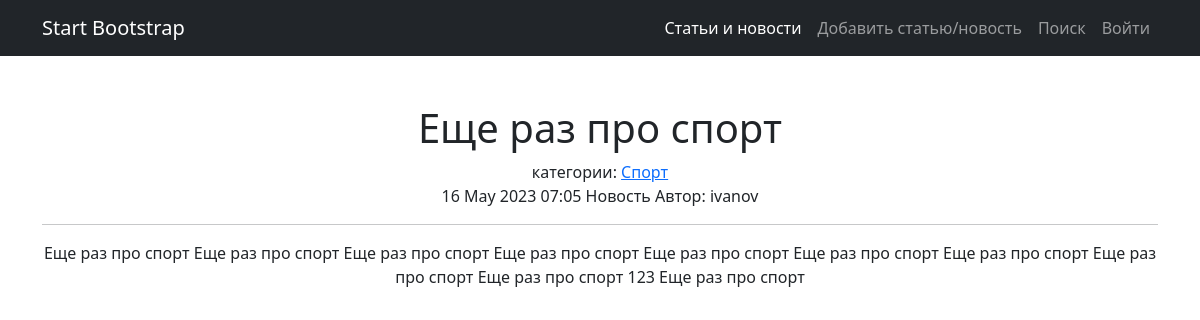
The app's page /news/35 with its own data.
### news/models.py (models this page shows, shortened)
class Post (models.Model):
    author = models.ForeignKey(Author, on_delete=models.CASCADE)
    article='AR'
    news='NW'
    POST_TYPES=[
        (article, 'Статья'),
        (news,'Новость')
    ]
    postType=models.CharField(max_length=2, choices=POST_TYPES, default=news)
    dateTimeCreate=models.DateTimeField(auto_now_add=True)
    postCategory=models.ManyToManyField(Category, through='PostCategory')
    title=models.CharField(max_length=255)
    text=models.TextField()
    postRating=models.IntegerField(default=0)

class Category (models.Model):
    name = models.CharField(max_length=255, unique=True)
    subscribers=models.ManyToManyField(User, blank=True)

class Author (models.Model):
    authorUser = models.OneToOneField(User, on_delete=models.CASCADE)
    rating = models.IntegerField(default=0)
    def __str__(self):
        return f'Автор: {self.authorUser.username}'

### news/views.py (the view)
# urls.py: path('<int:pk>', PostDetail.as_view()),
class PostDetail(DetailView):
    template_name = 'post.html'
    queryset = Post.objects.all()

### news/templatetags/news_filters.py (called while the page is built)
@register.filter(name='censor') # регистрируем наш фильтр под именем censor, чтоб django понимал, что это именно фильтр, а не простая функция
def censor(value): # первый аргумент здесь — это то значение, к которому надо применить фильтр, т.е. примерно следующее будет в шаблоне value|censor
    for word in bad_words_list:
        value = value.replace(word, "")
    return value # возвращаемое функцией значение — это то значение, которое подставится к нам в шаблон

### templates/post.html (shortened to what this page needs)
{% extends 'default.html' %}
{% load news_filters %}
{% block content %}
<h1>{{ post.title|censor }}</h1>
категории:
{% for cat in post.postCategory.all %}
  <a href="/news/category/{{ cat.id }}">{{ cat.name }}</a>
{% endfor %}
<br>
{{ post.dateTimeCreate|date:'d M Y h:m' }} {{ post.get_postType_display }} {{ post.author }}
<hr>
{{ post.text|censor }}
{% endblock content %}

### records on screen
Post: title|censor "Еще раз про спорт", dateTimeCreate "16 May 2023 07:05", postType "Новость", author "Автор: ivanov", text|censor "Еще раз про спорт Еще раз про спорт Еще раз про спорт Еще раз про спорт Еще раз про спорт Еще раз про спорт Еще раз про спорт Еще раз про спорт Еще раз про спорт 123 Еще раз про спорт"
Category: name "Спорт"
